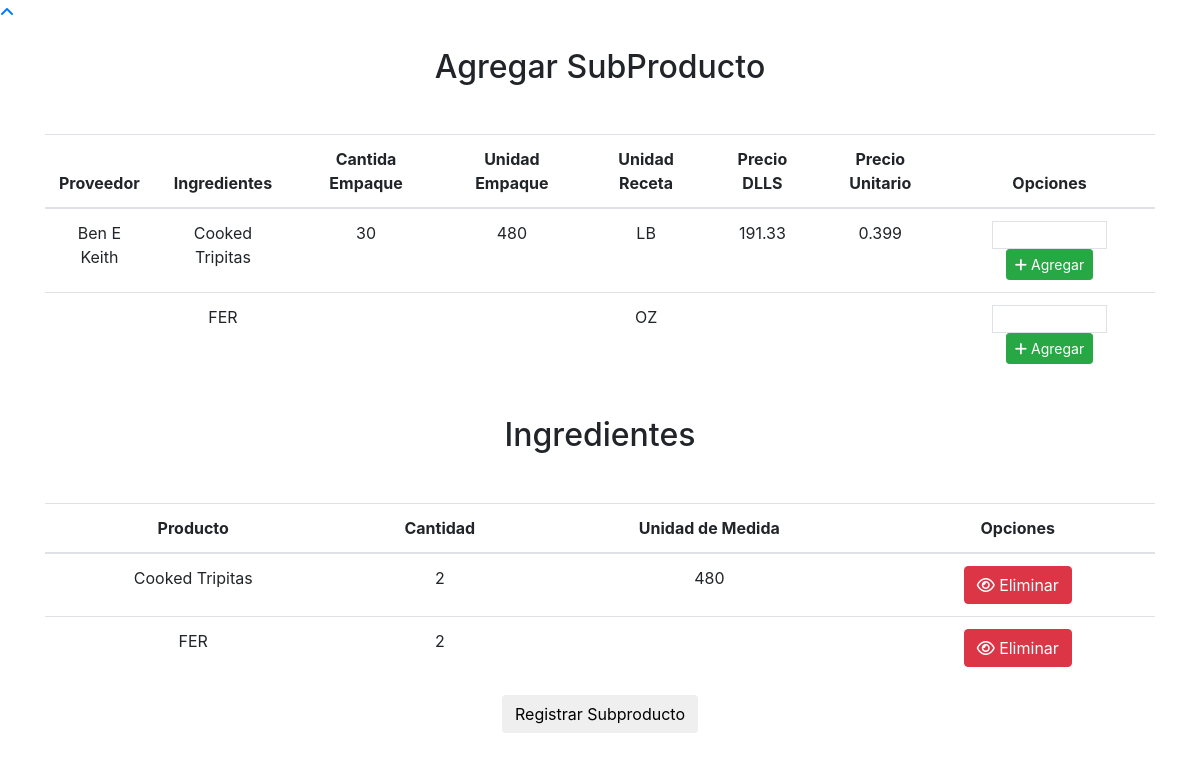
The app's page /index.php/toolcrib/subproducto, older data.
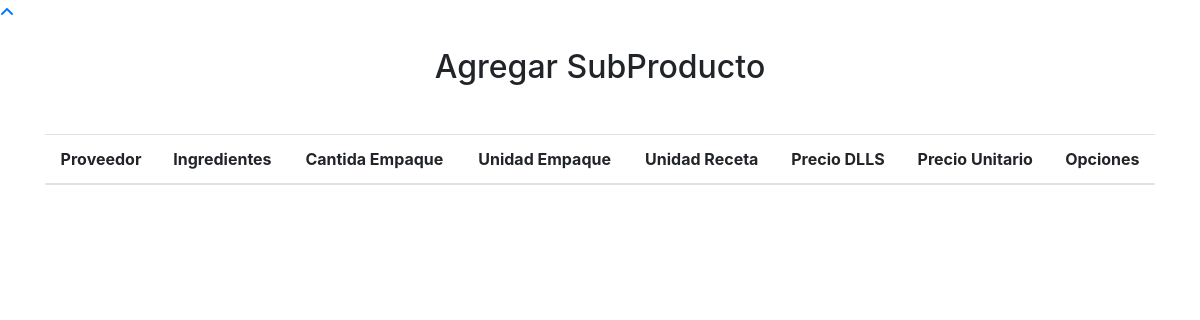
The same page, newer data.
### tables this page shows
CREATE TABLE `productos` (
  `id` int NOT NULL,
  `proveedor` varchar(50) DEFAULT NULL,
  `ingrediente` varchar(50) DEFAULT NULL,
  `cantidadEmpaque` varchar(50) DEFAULT NULL,
  `unidadReceta` varchar(1500) DEFAULT NULL,
  `preciodlls` varchar(50) DEFAULT NULL,
  `preciounitario` varchar(50) DEFAULT NULL,
  `unidadEmpaque` varchar(50) DEFAULT NULL,
  `subproducto` int DEFAULT '0'
);

CREATE TABLE `VentTCTemp` (
  `idvt` int NOT NULL,
  `idProd` int NOT NULL,
  `cantidad` int DEFAULT NULL
);

### application/controllers/Toolcrib.php (called while the page is built, shortened)
<?php
class Toolcrib extends CI_Controller {
    function __construct() {
        $this->load->model('Tool_model');
        $this->load->model('conexion_model', 'Conexion');
    }
    function subproducto(){
        $this->load->model('tool_model');
        $data['venta'] = $this->tool_model->ventatemp();
        $data['productos']=$this->tool_model->productos();
        $this->load->view('header');
        $this->load->view('toolcrib/subproducto', $data);
    }
}

### index.php (called while the page is built, shortened)
<?php
require_once BASEPATH.'core/CodeIgniter.php';

### application/models/Tool_model.php (called while the page is built, shortened)
<?php
class Tool_model extends CI_Model {
    public function productos(){
        $query = $this->db->get('productos');
        if ($query->num_rows() > 0) {
            return $query;
        } else {
            return FALSE;
        }
    }
    function ventatemp()
    {
        $this->db->select('v.*, p.*');
        $this->db->from('VentTCTemp v');
        $this->db->join('productos p', 'p.id=v.idProd');
        $res = $this->db->get();
       if($res->num_rows() > 0)
        {
            return $res;
        }
        else
        {
            return false;
        }
    }
}

### application/views/toolcrib/subproducto.php (the view, shortened to what this page needs)
<link rel="stylesheet" href="<?= base_url('/template/fonts/icomoon/style.css')?>">
      </head>
      <body>
         <div class="content">
            <div class="container section-title text-center" >
              <br>
               <h2 class="title" >Agregar SubProducto</h2>
               <div class="table-responsive custom-table-responsive">
                  <table class="table">
                     <thead>
                        <tr>
                           <th scope="col">Proveedor</th>
                           <th scope="col">Ingredientes</th>
                           <th scope="col">Cantida Empaque</th>
                           <th scope="col">Unidad Empaque</th>
                           <th scope="col">Unidad Receta</th>
                           <th scope="col">Precio DLLS</th>
                           <th scope="col">Precio Unitario</th>
                           <th scope="col">Opciones</th>
                        </tr>
                     </thead>
                     <tbody>
                        <?php
                           if($productos) { $i = 1;
                            foreach ($productos->result() as $elem) { ?>
                        <tr  scope="row">
                           <td><?= $elem->proveedor ?></td>
                           <td><?= $elem->ingrediente ?></td>
                           <td><?= $elem->cantidadEmpaque ?></td>
                           <td><?= $elem->unidadReceta ?></td>
                           <td><?= $elem->unidadEmpaque ?></td>
                           <td><?= $elem->preciodlls ?></td>
                           <td><?= $elem->preciounitario ?></td>
                           <td>
                              <form method="POST" action=<?= base_url('toolcrib/registrarVenta') ?>>
                                 <input id='cantidad'  type='number' name='cantidad' min='0' max='10' class='border' style="width: 115px;" required>
                                 <button type='submit'class='btn btn-success btn-sm'><i class='fa fa-plus'></i> Agregar </button>
                              </form>
                           </td>
                        </tr>
                        <?php $i++; }
                           }
                           ?>
                     </tbody>
                  </table>
               </div>
            </div>
             <div class="container section-title text-center">
               <br>
                <?php
                                    if($venta) {
                                        ?>
               <h2 class="title">Ingredientes</h2>
               <div class="table-responsive custom-table-responsive">
                  <table class="table">
                     <thead>
                        <tr>
                           <th scope="col">Producto</th>
                           <th scope="col">Cantidad</th>
                           <th scope="col">Unidad de Medida</th>
                           <th scope="col">Opciones</th>
                        </tr>
                     </thead>
                     <tbody>
                                    <?php
                                     foreach ($venta->result() as $elem) {
                                        ?>
                                            <tr>
                                                <td><?= $elem->ingrediente ?></td>
                                                <td><?= $elem->cantidad ?></td>
                                                <td><?= $elem->unidadReceta ?></td>
                                                <td>
                                                <a href=<?= base_url("toolcrib/cancelarProducto/".$elem->idvt); ?>><button type="button"class="btn btn-danger btn-xs"><i class="fa fa-eye"></i> Eliminar </button></a>
                                                </td>
                                            </tr>
                                    <?php }
                                    ?>
                                    </tbody>
                                    </table>
                                      <div class="p-t-30">
                            <button class="btn btn--radius btn--green" onclick="subproducto()">Registrar Subproducto</button>
                        </div>
                                 <?php }
                                    ?>
                            </div>
               </div>
            </div>

### application/views/header.php (shortened to what this page needs)
<!DOCTYPE html>
<html lang="en">
    <link rel="stylesheet" href="<?= base_url('template/css/bootstrap.min.css')?>">
    <link rel="stylesheet" href="<?= base_url('template/style.css')?>">
    <link rel="stylesheet" href="<?= base_url('template/css/responsive.css')?>">
    <link rel="stylesheet" href="<?= base_url('template/css/custom.css')?>">
  <link href="<?= base_url('template/vendor/mdi-font/css/material-design-iconic-font.min.css')?>" rel="stylesheet" media="all">
    <link href="<?= base_url('template/vendor/font-awesome/css/font-awesome.min.css')?>" rel="stylesheet" media="all">
<link href="<?= base_url('template/vendor/select2/select2.min.css')?>" rel="stylesheet" media="all">
<link href="<?= base_url('template/css/main.css')?>" rel="stylesheet" media="all">
</head>
<body id="page-top" class="politics_version">
    <nav class="navbar navbar-expand-lg navbar-dark fixed-top" id="mainNav" style="color: green">
      <div class="container-fluid">
        <div class="collapse navbar-collapse" id="navbarResponsive">
          <ul class="navbar-nav ml-auto">
            <li class="nav-item">
              <a class="nav-link js-scroll-trigger active" href="<?= base_url()?>"><span>Home</span></a>
            </li>
            <li class="nav-item">
              <a class="nav-link js-scroll-trigger" href="#menu"><span>Menu</span></a>
            </li>
            <li class="nav-item">
              <a class="nav-link js-scroll-trigger" href="<?= base_url('toolcrib/inventario')?>"><span>Inventario</span></a>
            </li>
          </ul>
        </div>
      </div>
    </nav>
    <a href="#" id="scroll-to-top" class="dmtop global-radius"><i class="fa fa-angle-up"></i></a>
</body>
</html>

Row changes from the older to the newer data that the page shows:
removed productos: proveedor "Ben E Keith", ingrediente "Cooked Tripitas", cantidadEmpaque "30", unidadReceta "480", unidadEmpaque "LB", preciodlls "191.33", preciounitario "0.399"
removed productos: ingrediente "FER", unidadEmpaque "OZ"
removed venttctemp: productos.ingrediente "Cooked Tripitas", cantidad "2", productos.unidadReceta "480"
removed venttctemp: productos.ingrediente "FER", cantidad "2"
Text that changed along with them:
text no longer shown: "Ingredientes Producto Cantidad Unidad de Medida Opciones Registrar Subproducto"
